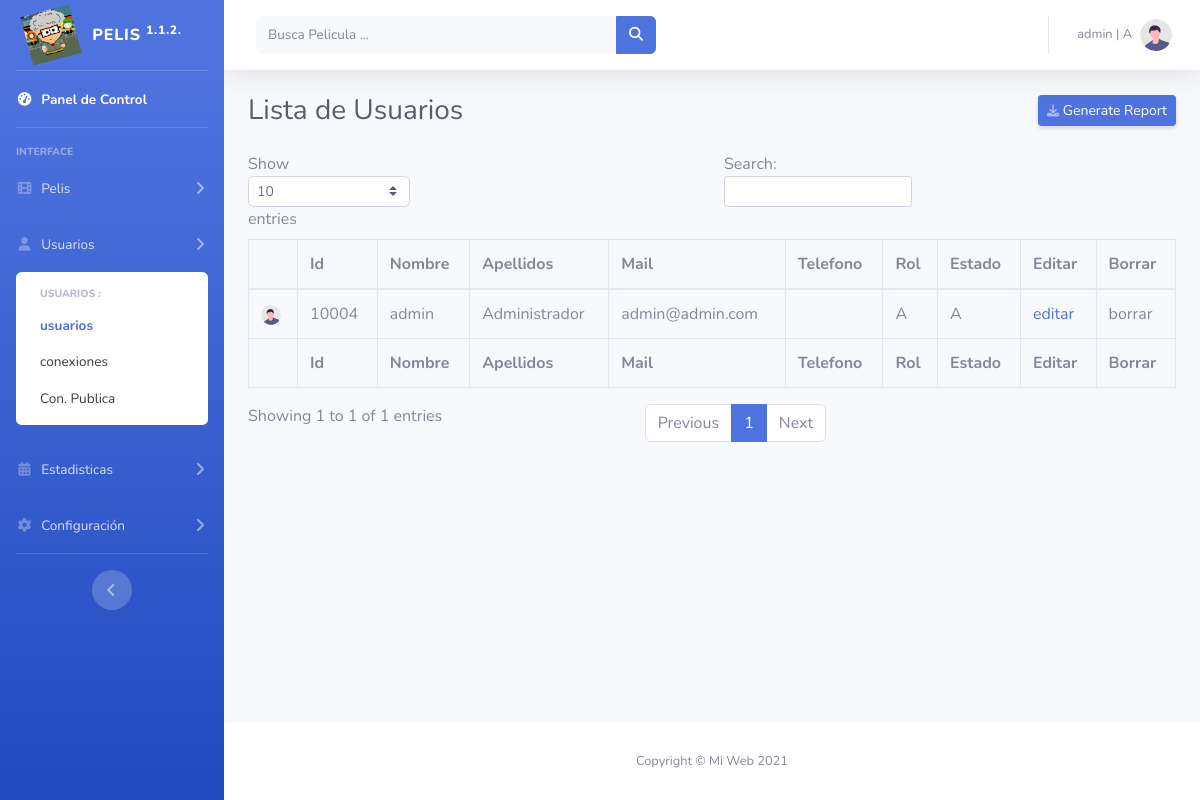
The app's page /admin/usuarios.php (signed in) with its own data.
### tables this page shows
CREATE TABLE `usuarios` (
  `id` bigint(11) NOT NULL,
  `nombre` varchar(50) NOT NULL,
  `apellidos` varchar(255) NOT NULL,
  `mail` varchar(250) NOT NULL,
  `usuario` varchar(30) NOT NULL,
  `password` varchar(20) NOT NULL,
  `telefono` varchar(20) NOT NULL,
  `rol` enum('A','I','U','E') NOT NULL COMMENT 'A : Administrador U : usuario  I : invitado E: Editor',
  `estado` enum('A','P','B','D') NOT NULL COMMENT 'A : Activo P: Preinscrito D: Desactivado B: Borrado',
  `token` varchar(255) NOT NULL,
  `imagen` varchar(255) DEFAULT NULL,
  `boletin` char(1) DEFAULT NULL,
  `creado` bigint(20) NOT NULL COMMENT 'fecha creacion',
  `modificado` bigint(20) NOT NULL COMMENT 'fecha ultima modificacion'
);

### admin/inc_config.php (called while the page is built, shortened)
<?php
$servidor="localhost";
$bduser="root";
$bdclave="";
$bdnombre="peliculas";
$concon=mysqli_connect($servidor,$bduser,$bdclave,$bdnombre);
if ($concon){
    mysqli_set_charset($concon,'utf8');
}
$CFGP = [];
 $query = "select * from config_privada";
 $resultado = mysqli_query($concon,$query);
 while ($fila = mysqli_fetch_array($resultado)){
   foreach ($fila as $key => $valor ){
          $CFGP[$fila['meta']] = $fila['valor'];
   }
 }

### admin/inc_session.php (called while the page is built, shortened)
<?php
if (isset($_SESSION['usuario'])){
    $usuario = $_SESSION['usuario'];
}
if (isset($_SESSION['rol'])){
    $rol = $_SESSION['rol'];
}
if (isset($_SESSION['usuarioid'])){
    $usuarioid = $_SESSION['usuarioid'];
}

### admin/usuarios.php (the view, shortened to what this page needs)
<?php include("inc_session.php"); ?>
<?php include("inc_config.php");?>
<!DOCTYPE html>
<html lang="es">
<head>
    <?php
     $menugrupo = 'usuarios';
     $menuenlace = 'listausuarios';
    include("inc_head.php");
    ?>
</head>
<body id="page-top">
    <div id="wrapper">
        <?php include("inc_sidebar.php");?>
        <div id="content-wrapper" class="d-flex flex-column">
            <div id="content">
                <?php include("inc_topbar.php");?>
                <div class="container-fluid">
                    <div class="d-sm-flex align-items-center justify-content-between mb-4">
                        <h1 class="h3 mb-0 text-gray-800">Lista de Usuarios</h1>
                        <a href="#" class="d-none d-sm-inline-block btn btn-sm btn-primary shadow-sm"> Generate Report</a>
                    </div>
                    <div class="table-responsive">
                                <table class="table table-bordered" id="dataTable" width="100%" cellspacing="0">
                                    <thead>
                                        <tr>
                                            <th></th>
                                            <th>Id</th>
                                            <th>Nombre</th>
                                            <th>Apellidos</th>
                                            <th>Mail</th>
                                            <th>Telefono</th>
                                            <th>Rol</th>
                                            <th>Estado</th>
                                            <th>Editar</th>
                                            <th>Borrar</th>
                                        </tr>
                                    </thead>
                                    <tfoot>
                                    <tr>
                                            <th></th>
                                            <th>Id</th>
                                            <th>Nombre</th>
                                            <th>Apellidos</th>
                                            <th>Mail</th>
                                            <th>Telefono</th>
                                            <th>Rol</th>
                                            <th>Estado</th>
                                            <th>Editar</th>
                                            <th>Borrar</th>
                                        </tr>
                                    </tfoot>
                                    <tbody>
                                        <?php
                                        include("inc_conexion_peliculas.php");
                                     $query = "select * from usuarios";
                $resultado = mysqli_query($conpel,$query);
                if(mysqli_num_rows($resultado)!=0){
                    while($fila=mysqli_fetch_array($resultado)){  ?>
                        <tr id="pel_<?php echo $fila["id"] ?>">
                               <td>
                                    <?php
                                    $img_perfil = "img/perfil/perf_".$fila["id"].".gif";
                                    if (!file_exists("$img_perfil")) { $img_perfil = "img/undraw_profile.svg";}  ?>
                                    <img class="img-profile rounded-circle"
                                        src="<?php echo $img_perfil ;?>" width="20px">
                                </td>
                                <td ><?php echo $fila["id"] ?> </td>
                                <td><?php echo $fila["nombre"] ?></td>
                                <td><?php
                                echo mb_convert_encoding($fila["apellidos"], 'UTF-8', mb_list_encodings());
                                ?></td>
                                <td><?php echo $fila["mail"] ?></td>
                                <td>
                                </td>
                                <td>
                                    <?php echo $fila['rol']; ?>
                                </td>
                                <td>
                                    <?php echo $fila['estado']; ?>
                                </td>
                                <td>
                                <a href="usuarios_editar.php?id=<?php echo $fila['id']; ?>">editar</a></td>
                                <td><a onClick="usu_borrar('<?php echo $fila['id']; ?>')" >borrar</a></td>
                    </tr>
                    <?php }
                    } else {
                        echo '<p> No hay pelis</p>';
                    }
                    ?>
                    </tbody>
                </table>
                </div>
                </div>
            </div>
            <?php include("inc_footer.php");?>
        </div>
    </div>
</body>
</html>

### admin/inc_head.php (shortened to what this page needs)
<link href="vendor/fontawesome-free/css/all.min.css" rel="stylesheet" type="text/css">
<link href="css/sb-admin-2.min.css" rel="stylesheet">
<link href="css/mi_estilo.css" rel="stylesheet">

### admin/inc_sidebar.php (shortened to what this page needs)
<ul class="navbar-nav bg-gradient-primary sidebar sidebar-dark accordion" id="accordionSidebar">
            <a class="sidebar-brand d-flex align-items-center <!-- justify-content-center" href="peliculas.php">
               <div class="sidebar-brand-icon rotate-n-15">
                   <img src="./img/alberto.gif" width="50px">
                </div>
                <div class="sidebar-brand-text mx-3">Pelis <sup><?PHP if(isset($CFGP['version'])) {echo $CFGP['version'];} else {echo 'sn';} ?></sup></div>
            </a>
            <hr class="sidebar-divider my-0">
            <li class="nav-item active">
                <a class="nav-link" href="peliculas.php">
                    <i class="fas fa-fw fa-tachometer-alt"></i>
                    <span>Panel de Control</span></a>
            </li>
            <hr class="sidebar-divider">
            <div class="sidebar-heading">
                Interface
            </div>
            <li class="nav-item">
                <a class="nav-link collapsed" href="#" data-toggle="collapse" data-target="#collapseTwo"
                    aria-expanded="true" aria-controls="collapseTwo">
                    <i class="fas fa-fw fa-film"></i>
                    <span>Pelis</span>
                </a>
            </li>
            <?php if ($rol=='A') {?>
            <li class="nav-item">
                <a class="nav-link collapsed" href="#" data-toggle="collapse" data-target="#collapseUtilities"
                    aria-expanded="true" aria-controls="collapseUtilities">
                  <i class="fas fa-fw fa-user"></i>
                    <span>Usuarios</span>
                </a>
                <div id="collapseUtilities" class="collapse <?php if($menugrupo == 'usuarios') { echo 'show'; } ?>" aria-labelledby="headingUtilities"
                    data-parent="#accordionSidebar">
                    <div class="bg-white py-2 collapse-inner rounded">
                        <h6 class="collapse-header">Usuarios :</h6>
                        <a class="collapse-item <?php if ($menuenlace == 'listausuarios') {echo 'active'; }?>" href="usuarios.php">usuarios</a>
                        <a class="collapse-item <?php if ($menuenlace == 'conexiones') {echo 'active'; }?>" href="conexiones.php">conexiones</a>
                        <a class="collapse-item <?php if ($menuenlace == 'conexiones2') {echo 'active'; }?>" href="conexiones2.php">Con. Publica</a>
                    </div>
                </div>
            </li>
            <?php } ?>
            <li class="nav-item">
                <a class="nav-link collapsed" href="#" data-toggle="collapse" data-target="#collapseEst"
                    aria-expanded="true" aria-controls="collapseEst">
                    <i class="fas fa-fw fa-calendar-alt"></i>
                    <span>Estadisticas</span>
                </a>
            </li>
                 <li class="nav-item">
                <a class="nav-link collapsed" href="#" data-toggle="collapse" data-target="#collapseEst"
                    aria-expanded="true" aria-controls="collapseEst">
                    <i class="fas fa-fw fa-cog"></i>
                    <span>Configuración</span>
                </a>
            </li>
            <hr class="sidebar-divider">
            <div class="text-center d-none d-md-inline">
                <button class="rounded-circle border-0" id="sidebarToggle"></button>
            </div>
        </ul>

### admin/inc_topbar.php (shortened to what this page needs)
<nav class="navbar navbar-expand navbar-light bg-white topbar mb-4 static-top shadow">
                    <form name="formbuscar"
                        class="d-none d-sm-inline-block form-inline mr-auto ml-md-3 my-2 my-md-0 mw-100 navbar-search">
                        <div class="input-group">
                            <input type="text" class="form-control bg-light border-0 small" placeholder="Busca Pelicula ..."
                                aria-label="Search" aria-describedby="basic-addon2" id="buscador" onblur="buscar()" name="search">
                            <div class="input-group-append">
                                <button class="btn btn-primary" type="button" onclick="buscar()">
                                    <i class="fas fa-search fa-sm"></i>
                                </button>
                            </div>
                        </div>
                    </form>
                    <ul class="navbar-nav ml-auto">
                        <?php if ($usuario != '') { ?>
                        <li class="nav-item dropdown no-arrow">
                            <a class="nav-link dropdown-toggle" href="#" id="userDropdown" role="button"
                                data-toggle="dropdown" aria-haspopup="true" aria-expanded="false">
                                <span class="mr-2 d-none d-lg-inline text-gray-600 small"> <?php echo "$usuario | $rol"; ?></span>
                                <?php
                                $img_perfil = "img/perfil/perf_$usuarioid.gif";
                                if (!file_exists("$img_perfil")) { $img_perfil = "img/undraw_profile.svg";}  ?>
                                <img class="img-profile rounded-circle"
                                    src="<?php echo $img_perfil ;?> ">
                            </a>
                        </li>
                        <?php } else { ?>
                            <a href="login.php">login</a>
                        <?php  } ?>
                    </ul>
                </nav>

### admin/inc_footer.php
<footer class="sticky-footer bg-white">
    <div class="container my-auto">
        <div class="copyright text-center my-auto">
            <span>Copyright &copy; Mi Web  2021</span>
        </div>
    </div>
 </footer>

### records on screen
usuarios: id "10004", nombre "admin", apellidos "Administrador", mail "admin@admin.com", rol "A", estado "A"

### other values on screen
$CFGP['version'] "1.1.2."
$usuario "admin"
$rol "A"
